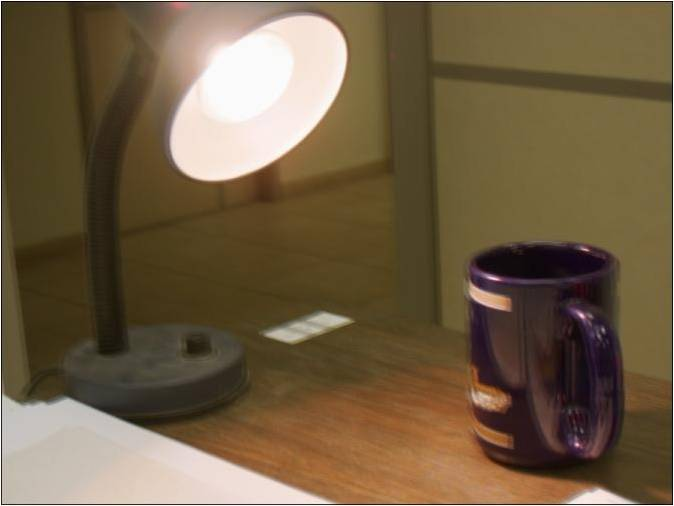
#> input picture iqa/pics/ck.jpg, 674 x 506 px, found by its file name
$ jupyter execute majornewSatur.ipynb
#> lines starting #> are read from the running program, lines starting #| are printed output that depends on the picture; after the words box and inside, x2 and y2 are one past the last pixel; in counts of white or black regions, pixels touching at a corner belong together; long printed decimals are rounded
[cell 1]
import cv2
import numpy as np

def rgb_to_hsi(image):
    # Normalize pixel values to the range [0, 1]
    image_normalized = image.astype(np.float32) / 255.0

    # Extract R, G, B components
    R, G, B = image_normalized[:, :, 0], image_normalized[:, :, 1], image_normalized[:, :, 2]

    # Compute Intensity (I)
    I = (R + G + B) / 3.0

    # Compute Saturation (S)
    minimum = np.minimum(np.minimum(R, G), B)
    S = 1 - (3 / (R + G + B + 0.001) * minimum)

    # Compute Hue (H)
    numerator = 0.5 * ((R - G) + (R - B))
    denominator = np.sqrt((R - G)**2 + (R - B) * (G - B))
    theta = np.arccos(np.clip(numerator / (denominator + 1e-10), -1.0, 1.0))
    H = np.degrees(theta)
    H[B > G] = 360 - H[B > G]

    return H, S, I

def calculate_entropy(intensity_channel):
    # Calculate histogram of intensity values
    hist, _ = np.histogram(intensity_channel, bins=256, range=(0, 1))

    # Compute probability distribution
    prob_distribution = hist / np.sum(hist)

    # Remove zero probabilities to avoid NaN in the entropy calculation
    non_zero_probs = prob_distribution[prob_distribution > 0]

    # Calculate entropy
    entropy = -np.sum(non_zero_probs * np.log2(non_zero_probs))

    return entropy

def calculate_rms_contrast(intensity_channel):
    # Calculate the standard deviation of the intensity channel
    std_intensity = np.std(intensity_channel)

    return std_intensity

#extra constrast function
def rms_contrast(intensity_channel):

    # Calculate RMS contrast
    contrast = np.sqrt(np.mean(intensity_channel**2))

    return contrast

if __name__ == "__main__":
    # Load the input image
    image_path = "ck.jpg"  # Replace with the actual image path
    image = cv2.imread(image_path)
#> image is the input picture: shape (506, 674, 3); mean B, G, R 68.1, 94.4, 112.6

    # Convert BGR to RGB (OpenCV loads images in BGR format)
    image_rgb = cv2.cvtColor(image, cv2.COLOR_BGR2RGB)

    # Convert RGB to HSI
    H, S, I = rgb_to_hsi(image_rgb)
#> in rgb_to_hsi, `R, G, B = image_normalized[:, :, 0], image_normalized[:, :, 1], image_..`:
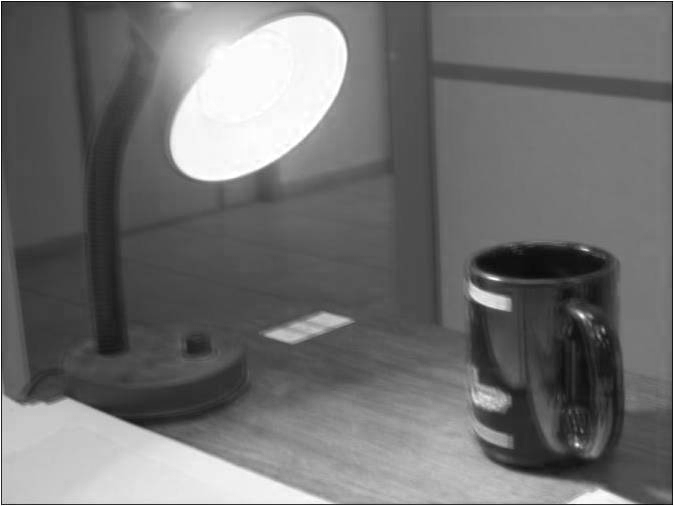
#> R: shape (506, 674) float32; min 0.0118, max 1, mean 0.442
#> in rgb_to_hsi, `R, G, B = image_normalized[:, :, 0], image_normalized[:, :, 1], image_..`:
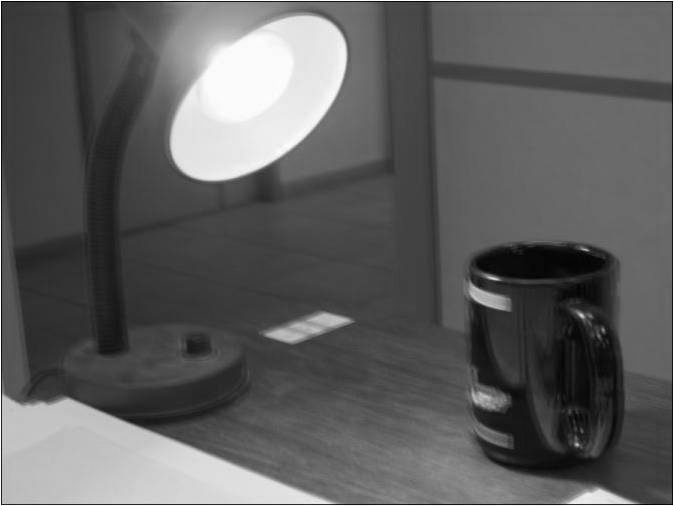
#> G: shape (506, 674) float32; min 0, max 1, mean 0.37
#> in rgb_to_hsi, `R, G, B = image_normalized[:, :, 0], image_normalized[:, :, 1], image_..`:
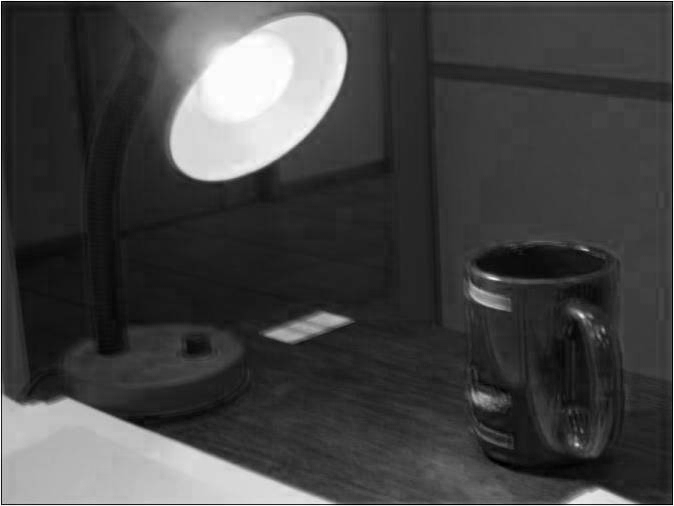
#> B: shape (506, 674) float32; min 0, max 1, mean 0.267
#> in rgb_to_hsi, `S = 1 - (3 / (R + G + B + 0.001) * minimum)`:
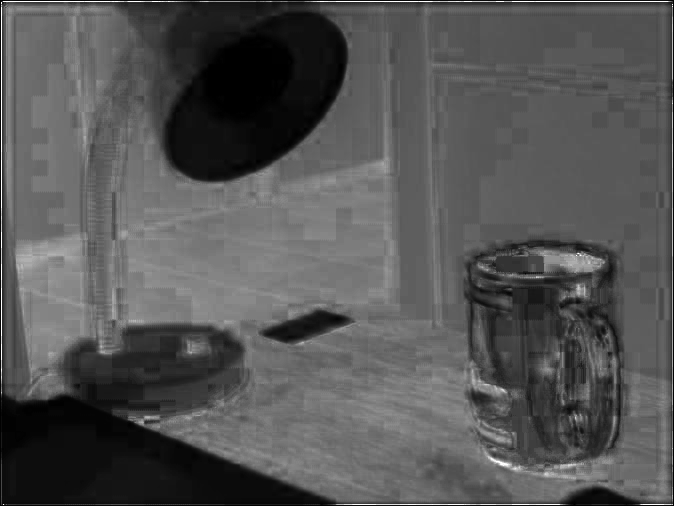
#> S: shape (506, 674) float32; min 0.000333, max 1, mean 0.334
#> in rgb_to_hsi, `numerator = 0.5 * ((R - G) + (R - B))`:
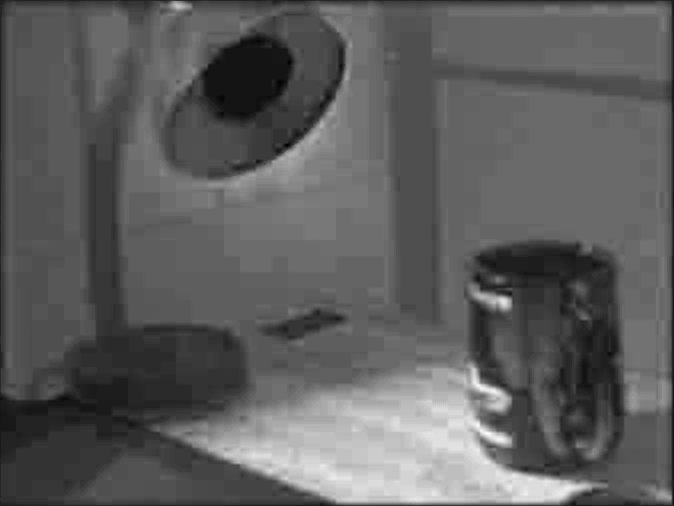
#> numerator: shape (506, 674) float32; min -0.0333, max 0.39, mean 0.123; drawn with min black and max white
#> in rgb_to_hsi, `denominator = np.sqrt((R - G)**2 + (R - B) * (G - B))`:
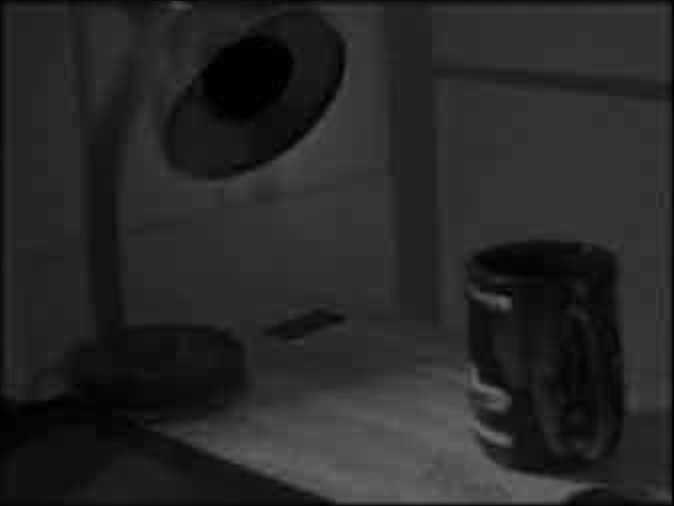
#> denominator: shape (506, 674) float32; min 0, max 0.445, mean 0.156
#> in rgb_to_hsi, `theta = np.arccos(np.clip(numerator / (denominator + 1e-10), -1.0, 1.0))`:
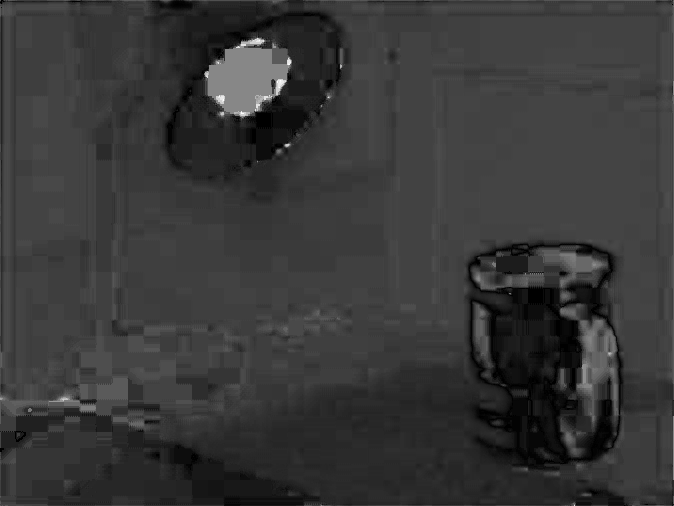
#> theta: shape (506, 674) float32; min 0, max 2.95, mean 0.653; drawn with min black and max white
#> in rgb_to_hsi, `H = np.degrees(theta)`:
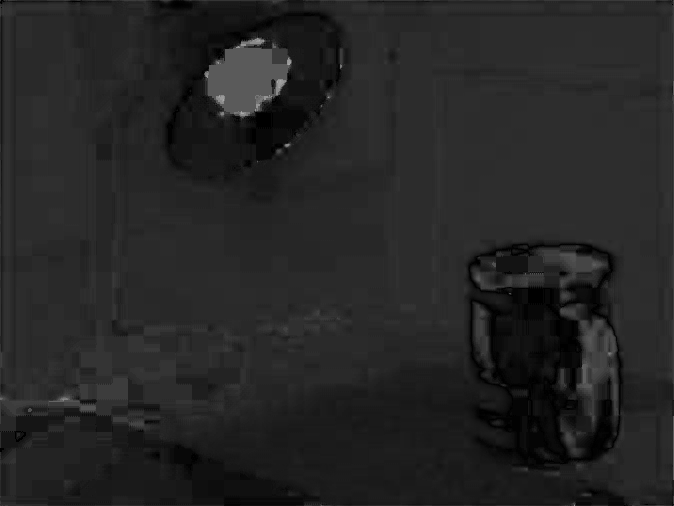
#> H: shape (506, 674) float32; min 0, max 169.1, mean 37.4
#> in rgb_to_hsi, `H[B > G] = 360 - H[B > G]`:
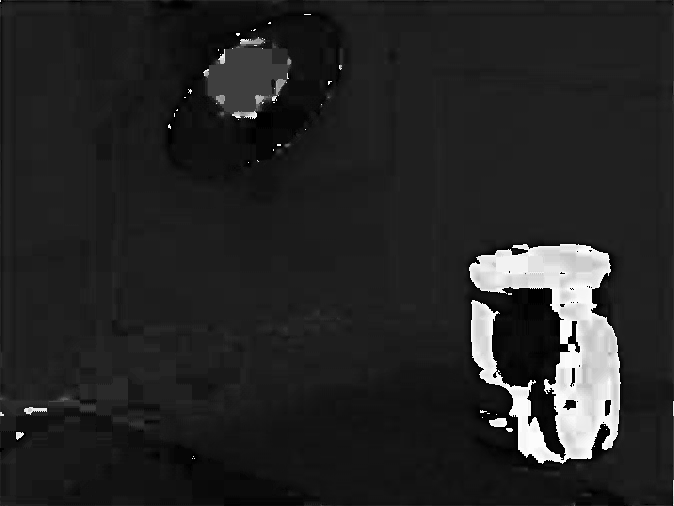
#> H: shape (506, 674) float32; 5.41% of pixels changed, all inside (x1, y1, x2, y2) = (0, 0, 674, 506); drawn with min black and max white


    # Calculate RMS contrast using the Intensity (I) component
    rms_contrast = calculate_rms_contrast(I)
#> in calculate_rms_contrast, `std_intensity = np.std(intensity_channel)`: std_intensity = 0.223
#> rms_contrast = 0.223
    print("RMS Contrast using I component:", rms_contrast)
#| RMS Contrast using I component: 0.2229

    # Calculate the mean value of the S component
    mean_saturation = np.mean(S)
#> mean_saturation = 0.334
    print("Mean Saturation:", mean_saturation)
#| Mean Saturation: 0.3342

    # Calculate entropy based on the Intensity (I) component
    entropy_I = calculate_entropy(I)
#> in calculate_entropy, `hist, _ = np.histogram(intensity_channel, bins=256, range=(0, 1))`: hist = 256 values, max 11547 at index 97, min 0 at index 0, mean 1332.2
#> in calculate_entropy, `prob_distribution = hist / np.sum(hist)`: prob_distribution = 256 values, max 0.0339 at index 97, min 0 at index 0, mean 0.00391
#> in calculate_entropy, `non_zero_probs = prob_distribution[prob_distribution > 0]`: non_zero_probs = 254 values, max 0.0339 at index 95, min 5.86e-06 at index 2, mean 0.00394
#> in calculate_entropy, `entropy = -np.sum(non_zero_probs * np.log2(non_zero_probs))`: entropy = 7.05
#> entropy_I = 7.05
    print("Entropy based on I component:", entropy_I)
#| Entropy based on I component: 7.047
